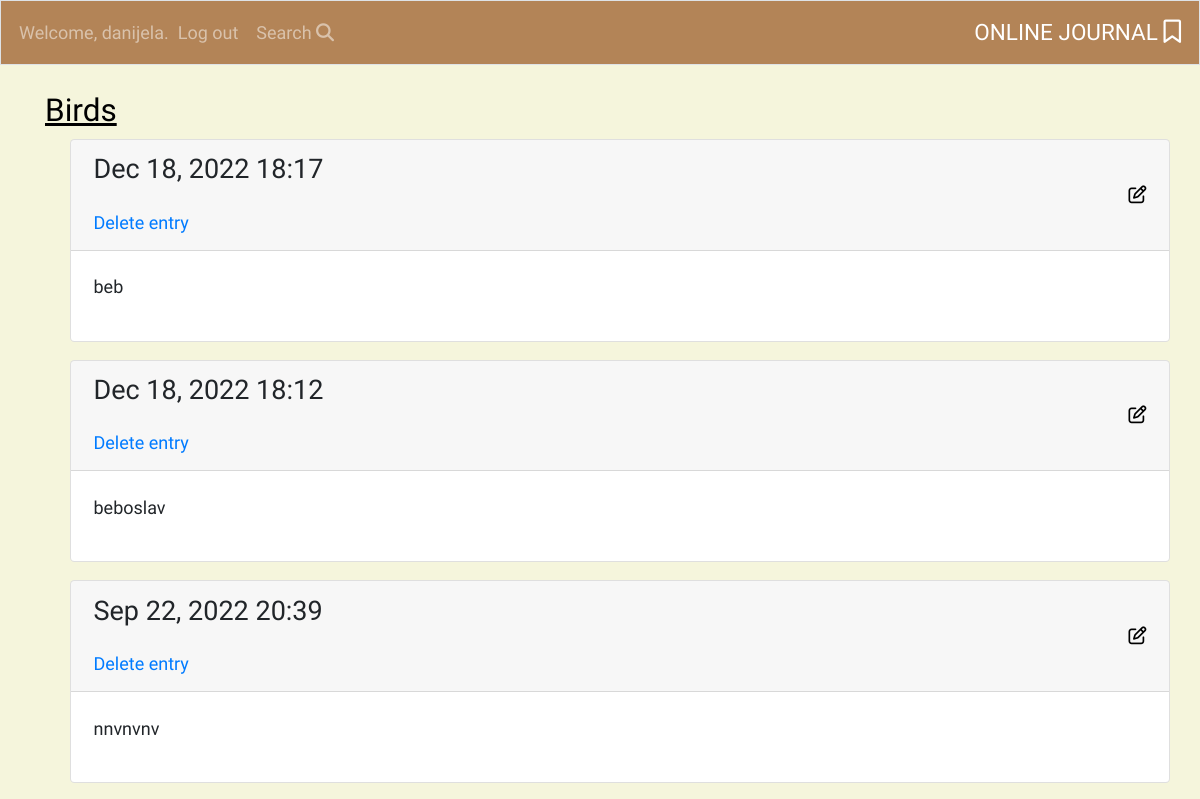
/topics/1 (signed in, upper part), run on an earlier commit of the app's database.
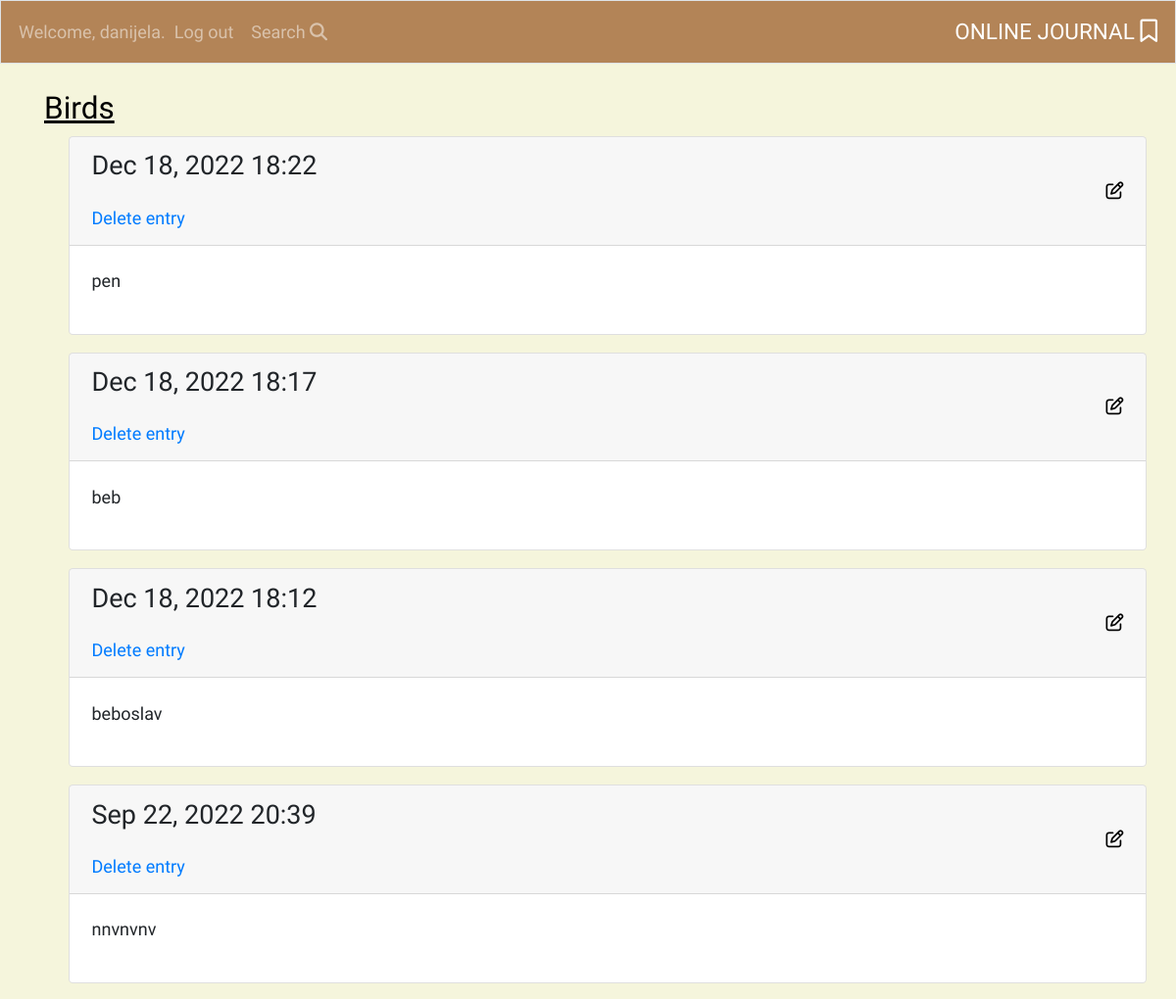
And on a later commit of the database.
### learning_logs/models.py (models this page shows, shortened)
class Entry(models.Model):
    topic = models.ForeignKey(Topic, on_delete=models.CASCADE)
    text = models.TextField()
    date_added = models.DateTimeField(auto_now_add=True)

### learning_logs/views.py (the view)
# urls.py: path('topics/<int:topic_id>', views.topic, name='topic'),
@login_required
def topic(request, topic_id):
    topic = get_object_or_404(Topic, id=topic_id)
    entries = topic.entry_set.order_by('-date_added')
    context = {'topic': topic, 'entries': entries}
    return render(request, 'learning_logs/topic.html', context)

### learning_logs/models.py (called while the page is built)
    def __str__(self):
        return self.text

### learning_logs/templates/learning_logs/topic.html (shortened to what this page needs)
{% extends 'learning_logs/base.html' %}
{% block page_header %}
<h3 class="topic-on-hand">{{ topic }}</h3>
{% endblock page_header %}
{% block content %}
<ul>
  {% for entry in entries %}
  <div class="card mb-3">
    <h4 class="card-header">
      {{ entry.date_added|date:'M d, Y H:i' }}
      <small><a href="{% url 'learning_logs:edit_entry' entry.id %}">
          <i class="fa-regular fa-pen-to-square edit"></i></a></small>
          <a href="{% url 'learning_logs:delete_entry' entry.id %}">Delete entry</a>
    </h4>
    <div class="card-body">
      {{ entry.text|linebreaks }}
    </div>
  </div>
  {% empty %}
  <p>There are currently no entries.</p>
  {% endfor %}
</ul>
{% endblock content %}

What changed in the data, as far as the page shows it:
added Entry: date_added "Dec 18, 2022 18:22", text "pen"
